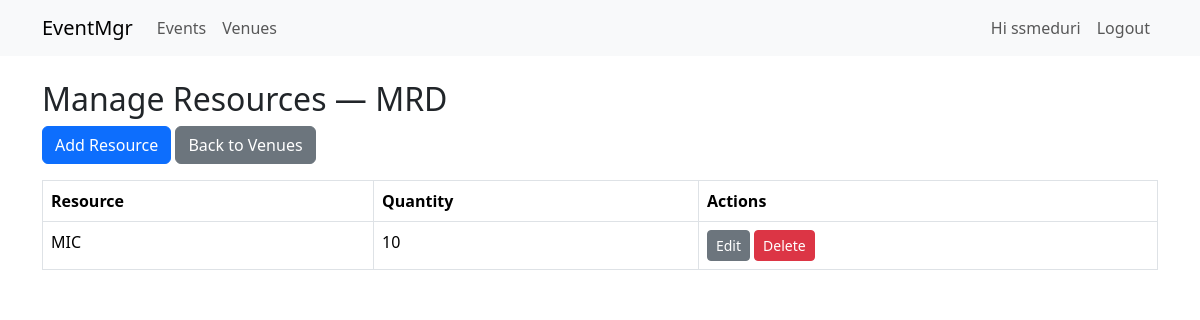
The app's page /venue/1/resources (signed in) with its own data.
### app/models.py (models this page shows, shortened)
class User(UserMixin, db.Model):
    id = db.Column(db.Integer, primary_key=True)
    username = db.Column(db.String(80), unique=True, nullable=False)
    password_hash = db.Column(db.String(200), nullable=False)

class Venue(db.Model):
    id = db.Column(db.Integer, primary_key=True)
    name = db.Column(db.String(150), nullable=False, unique=True)
    capacity = db.Column(db.Integer, nullable=False, default=0)
    resources_list = db.relationship('Resource', back_populates='venue', cascade='all, delete-orphan')
    events = db.relationship('Event', backref='venue', lazy=True, cascade='all, delete-orphan')

class Resource(db.Model):
    id = db.Column(db.Integer, primary_key=True)
    name = db.Column(db.String(120), nullable=False)
    quantity = db.Column(db.Integer, nullable=False, default=1)
    venue_id = db.Column(db.Integer, db.ForeignKey('venue.id'), nullable=False)
    venue = db.relationship('Venue', back_populates='resources_list')

### app/routes.py (the view)
@main_bp.route('/venue/<int:venue_id>/resources')
@login_required
def manage_resources(venue_id):
    venue = Venue.query.get_or_404(venue_id)
    return render_template('venues/resources.html', venue=venue)

### app/__init__.py (called while the page is built)
def create_app():
    app = Flask(__name__, static_folder='static', template_folder='templates')
    app.config.from_object(Config)
    db.init_app(app)
    login_manager.init_app(app)
    from .models import User
    @login_manager.user_loader
    def load_user(user_id):
        return User.query.get(int(user_id))
    from .routes import main_bp
    from .auth import auth_bp
    app.register_blueprint(main_bp)
    app.register_blueprint(auth_bp)
    return app

### app/templates/venues/resources.html
{% extends 'base.html' %}
{% block content %}
<h2>Manage Resources — {{ venue.name }}</h2>
<div class="mb-3">
  <a class="btn btn-primary" href="{{ url_for('main.add_resource', venue_id=venue.id) }}">Add Resource</a>
  <a class="btn btn-secondary" href="{{ url_for('main.list_venues') }}">Back to Venues</a>
</div>
<table class="table table-bordered">
  <thead><tr><th>Resource</th><th>Quantity</th><th>Actions</th></tr></thead>
  <tbody>
    {% for r in venue.resources_list %}
    <tr>
      <td>{{ r.name }}</td>
      <td>{{ r.quantity }}</td>
      <td>
        <a class="btn btn-sm btn-secondary" href="{{ url_for('main.edit_resource', res_id=r.id) }}">Edit</a>
        <form method="POST" action="{{ url_for('main.delete_resource', res_id=r.id) }}" style="display:inline-block" onsubmit="return confirm('Delete resource?');">
          <button class="btn btn-sm btn-danger">Delete</button>
        </form>
      </td>
    </tr>
    {% else %}
    <tr><td colspan="3" class="text-center">No resources added yet.</td></tr>
    {% endfor %}
  </tbody>
</table>
{% endblock %}

### app/templates/base.html (shortened to what this page needs)
<!doctype html>
<html lang="en">
<head>
    <link href="https://cdn.jsdelivr.net/npm/bootstrap@5.3.2/dist/css/bootstrap.min.css" rel="stylesheet">
</head>
<body>
<nav class="navbar navbar-expand-lg navbar-light bg-light mb-4">
  <div class="container">
    <a class="navbar-brand" href="{{ url_for('main.index') }}">EventMgr</a>
    <ul class="navbar-nav me-auto">
      <li class="nav-item"><a class="nav-link" href="{{ url_for('main.list_events') }}">Events</a></li>
      <li class="nav-item"><a class="nav-link" href="{{ url_for('main.list_venues') }}">Venues</a></li>
    </ul>
    <ul class="navbar-nav ms-auto">
      {% if current_user.is_authenticated %}
        <li class="nav-item"><a class="nav-link">Hi {{ current_user.username }}</a></li>
        <li class="nav-item"><a class="nav-link" href="{{ url_for('auth.logout') }}">Logout</a></li>
      {% else %}
        <li class="nav-item"><a class="nav-link" href="{{ url_for('auth.login') }}">Login</a></li>
      {% endif %}
    </ul>
  </div>
</nav>
<div class="container">
    {% block content %}{% endblock %}
</div>
</body>
</html>

### records on screen
User: username "ssmeduri"
Venue: name "MRD"
Resource: name "MIC", quantity "10"
